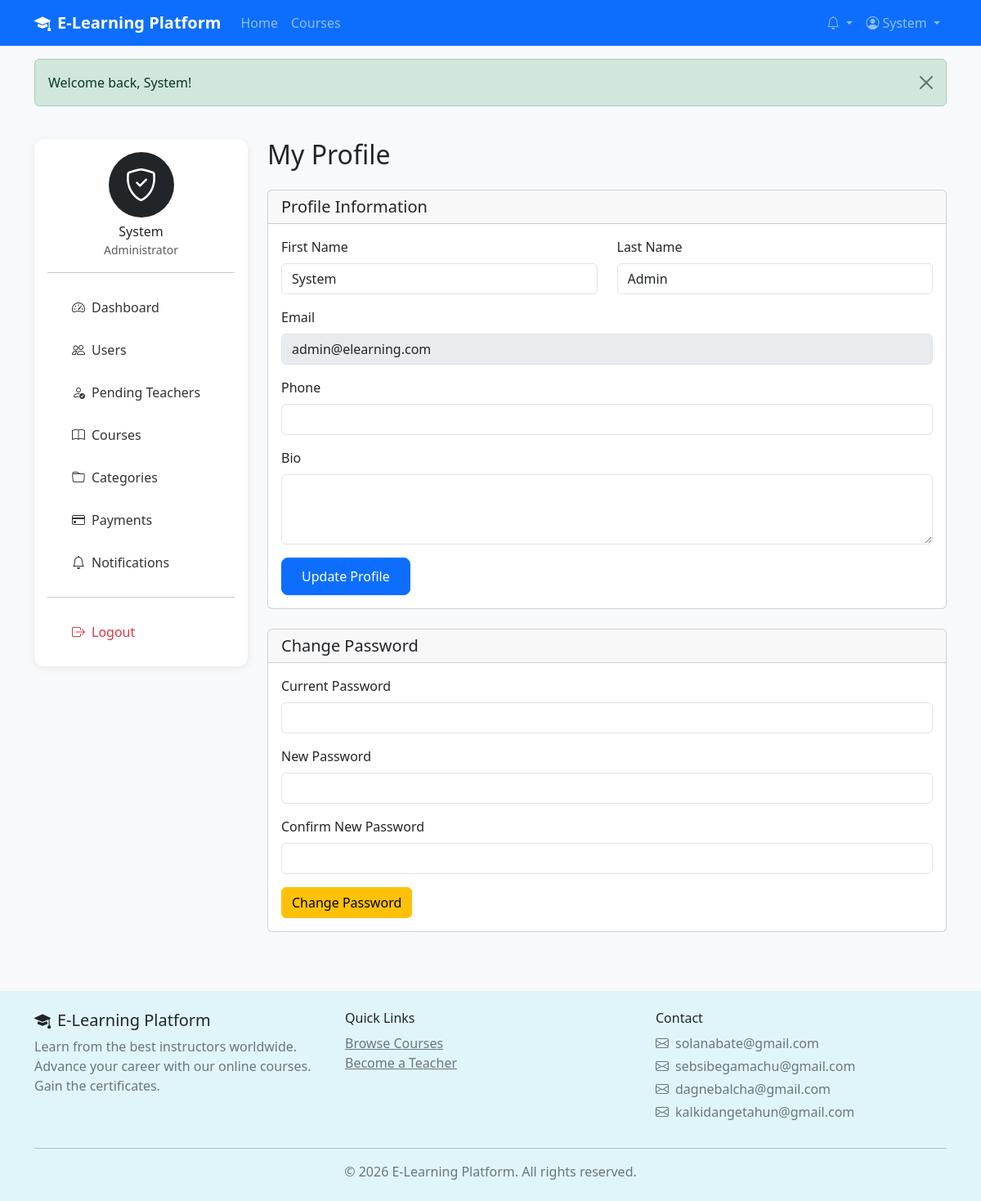
Screenshot of /admin/profile.php (signed in) with the database file from the repository.
### tables this page shows
CREATE TABLE users (
    id INT PRIMARY KEY AUTO_INCREMENT,
    email VARCHAR(255) UNIQUE NOT NULL,
    password VARCHAR(255) NOT NULL,
    first_name VARCHAR(100) NOT NULL,
    last_name VARCHAR(100) NOT NULL,
    role ENUM('student', 'teacher', 'admin') NOT NULL DEFAULT 'student',
    phone VARCHAR(20),
    bio TEXT,
    profile_image VARCHAR(255),
    is_active TINYINT(1) DEFAULT 1,
    is_approved TINYINT(1) DEFAULT 1,
    cv_file VARCHAR(255),
    email_verified TINYINT(1) DEFAULT 0,
    created_at TIMESTAMP DEFAULT CURRENT_TIMESTAMP,
    updated_at TIMESTAMP DEFAULT CURRENT_TIMESTAMP ON UPDATE CURRENT_TIMESTAMP
);

### classes/User.php (called while the page is built, shortened)
<?php
class User {
    private $conn;
    public function __construct() {
        $db = new Database();
        $this->conn = $db->connect();
    }
    public function getById($id) {
        $stmt = $this->conn->prepare("SELECT * FROM users WHERE id = ?");
        $stmt->bind_param("i", $id);
        $stmt->execute();
        return $stmt->get_result()->fetch_assoc();
    }
}

### config/database.php (called while the page is built, shortened)
<?php
class Database {
    public function connect() {
        $this->conn = new mysqli(DB_HOST, DB_USER, DB_PASS, DB_NAME);
        $this->conn->set_charset("utf8mb4");
        return $this->conn;
    }
}
?>

### admin/profile.php (the view, shortened to what this page needs)
<?php
require_once '../includes/header.php';
require_once '../classes/User.php';
$user = new User();
$userData = $user->getById($_SESSION['user_id']);
?>
<main class="py-4">
    <div class="container">
        <div class="row">
            <div class="col-lg-3 mb-4">
                <?php include 'sidebar.php'; ?>
            </div>
            <div class="col-lg-9">
                <h2 class="mb-4">My Profile</h2>
                <div class="card mb-4">
                    <div class="card-header">
                        <h5 class="mb-0">Profile Information</h5>
                    </div>
                    <div class="card-body">
                        <form method="POST">
                            <div class="row">
                                <div class="col-md-6 mb-3">
                                    <label class="form-label">First Name</label>
                                    <input type="text" name="first_name" class="form-control" value="<?= htmlspecialchars($userData['first_name']) ?>" required>
                                </div>
                                <div class="col-md-6 mb-3">
                                    <label class="form-label">Last Name</label>
                                    <input type="text" name="last_name" class="form-control" value="<?= htmlspecialchars($userData['last_name']) ?>" required>
                                </div>
                            </div>
                            <div class="mb-3">
                                <label class="form-label">Email</label>
                                <input type="email" class="form-control" value="<?= htmlspecialchars($userData['email']) ?>" disabled>
                            </div>
                            <div class="mb-3">
                                <label class="form-label">Phone</label>
                                <input type="text" name="phone" class="form-control" value="<?= htmlspecialchars($userData['phone'] ?? '') ?>">
                            </div>
                            <div class="mb-3">
                                <label class="form-label">Bio</label>
                                <textarea name="bio" class="form-control" rows="3"><?= htmlspecialchars($userData['bio'] ?? '') ?></textarea>
                            </div>
                            <button type="submit" name="update_profile" class="btn btn-primary">Update Profile</button>
                        </form>
                    </div>
                </div>
                <div class="card">
                    <div class="card-header">
                        <h5 class="mb-0">Change Password</h5>
                    </div>
                    <div class="card-body">
                        <form method="POST">
                            <div class="mb-3">
                                <label class="form-label">Current Password</label>
                                <input type="password" name="current_password" class="form-control" required>
                            </div>
                            <div class="mb-3">
                                <label class="form-label">New Password</label>
                                <input type="password" name="new_password" class="form-control" minlength="6" required>
                            </div>
                            <div class="mb-3">
                                <label class="form-label">Confirm New Password</label>
                                <input type="password" name="confirm_password" class="form-control" required>
                            </div>
                            <button type="submit" name="change_password" class="btn btn-warning">Change Password</button>
                        </form>
                    </div>
                </div>
            </div>
        </div>
    </div>
</main>
<?php require_once '../includes/footer.php'; ?>

### elearning/assets/css/style.css (style rules this page uses)
:root { --primary-color: #0d6efd; --secondary-color: #6c757d; --success-color: #198754; --warning-color: #ffc107; }
body { font-family: 'Segoe UI', Tahoma, Geneva, Verdana, sans-serif; background-color: #f8f9fa; min-height: 100vh; display: flex; flex-direction: column; }
main { flex: 1; }
.btn-primary { padding: 10px 24px; border-radius: 8px; }

### rows the page displays
users: first_name "System", last_name "Admin", email "admin@elearning.com"

### other values shown
SITE_NAME "E-Learning Platform"
$_SESSION['user_name'] "System"
$flash['message'] "Welcome back, System!"
